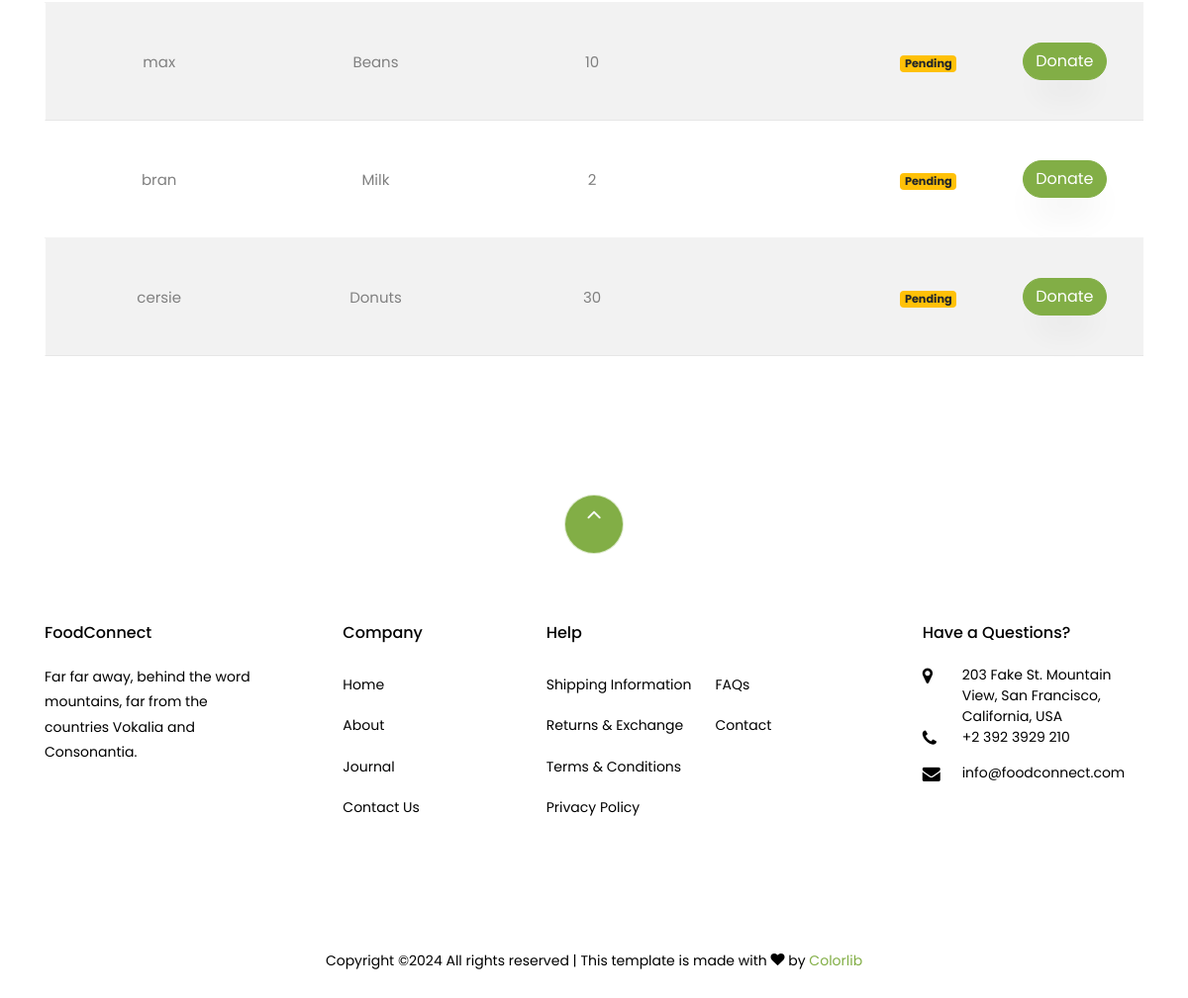
The page /alerts/alerts/ (lower part) on the database as committed earlier.
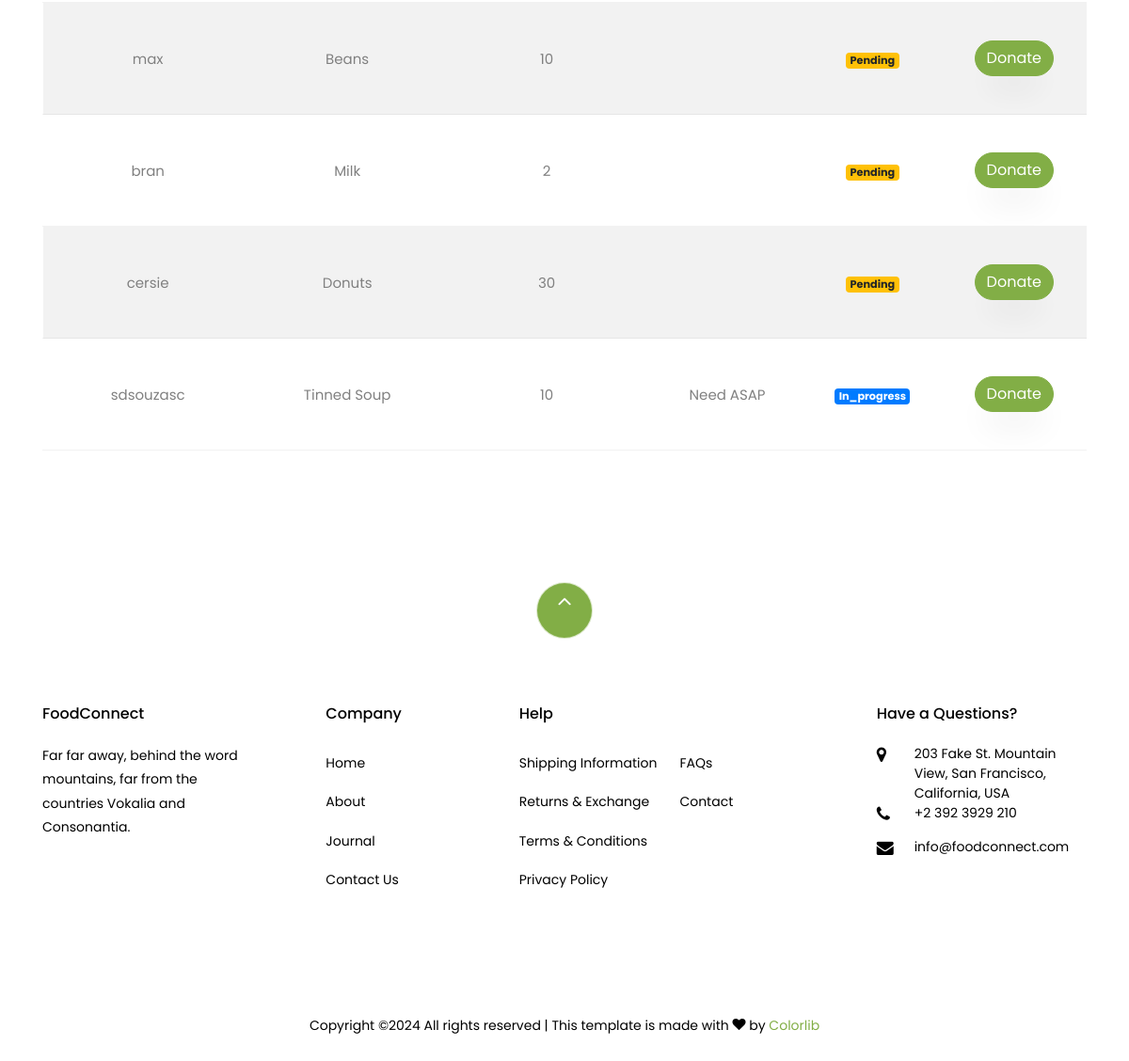
The same page on the database as committed later.
### alerts/models.py (models this page shows, shortened)
class Alert(models.Model):
    item_name = models.CharField(max_length=100)
    quantity_needed = models.PositiveIntegerField()
    urgency_level = models.CharField(
        max_length=20,
        choices=[('low', 'Low'), ('medium', 'Medium'), ('high', 'High')],
        default='medium'
    )
    created_by = models.ForeignKey(
        User,
        on_delete=models.SET_NULL,
        null=True,
        related_name="created_alerts"
    )
    date_created = models.DateTimeField(auto_now_add=True)
    description = models.TextField(blank=True, null=True)
    is_active = models.BooleanField(default=True)
    last_updated = models.DateTimeField(auto_now=True)

### alerts/views.py (the view)
# urls.py: path('alerts/', views.alert_list, name='alert_list'),
def alert_list(request):
    alerts = Alert.objects.filter(is_active=True)
    if hasattr(request.user, 'foodbank'):
        alerts = alerts.filter(created_by=request.user)
    for alert in alerts:
        total_donated = alert.responses.aggregate(total=Sum('quantity_donated'))['total'] or 0
        alert.total_quantity_donated = total_donated
        alert.remaining_quantity_needed = alert.quantity_needed - total_donated
        if total_donated == 0:
            alert.response_status = "pending"
        elif total_donated < alert.quantity_needed:
            alert.response_status = "in_progress"
        else:
            alert.response_status = "completed"
    return render(request, 'webpages/alert_list.html', {'alerts': alerts})

### templates/webpages/alert_list.html (shortened to what this page needs)
{% extends 'webpages/base.html' %}
{% load static %}
{% block content %}
<section class="ftco-section testimony-section">
    <div class="container">
        <div class="row mb-5 pb-3">
            <div class="col-md-12">
                <table class="table table-bordered table-striped">
                    <tbody>
                        {% for alert in alerts %}
                        <tr>
                            <td>{{ alert.created_by.username }}</td>
                            <td>{{ alert.item_name }}</td>
                            <td>{{ alert.remaining_quantity_needed }}</td>
                            <td>{{ alert.description }}</td>
                            <td>
                                <span class="badge
                                    {% if alert.response_status == 'pending' %} badge-warning
                                    {% elif alert.response_status == 'in_progress' %} badge-primary
                                    {% elif alert.response_status == 'completed' %} badge-success
                                    {% endif %}">
                                    {{ alert.response_status|capfirst }}
                                </span>
                            </td>
                            <td>
                                {% if alert.response_status == 'completed' %}
                                    <a href="{% url 'response_status' alert.id %}" class="btn btn-info btn-sm">View Status</a>
                                {% else %}
                                    <a href="{% url 'respond_to_donation' alert.id %}" class="btn btn-primary">Donate</a>
                                {% endif %}
                            </td>
                        </tr>
                        {% empty %}
                        <tr>
                            <td colspan="6" class="text-center">No alerts available.</td>
                        </tr>
                        {% endfor %}
                    </tbody>
                </table>
            </div>
        </div>
    </div>
</section>
{% endblock %}

Rows that differ between the two databases and show on the page:
added Alert: created_by.username "sdsouzasc", item_name "Tinned Soup", remaining_quantity_needed "10", description "Need ASAP", response_status "In_progress", shows "Donate"
